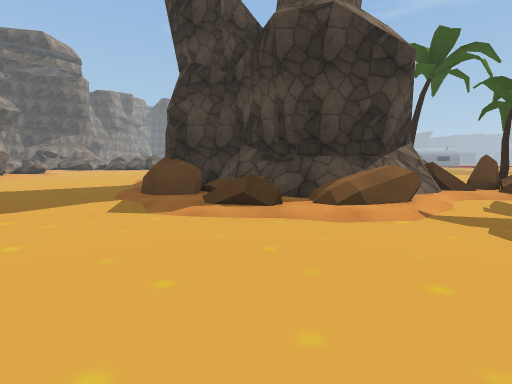
[1] (above)

24 first-person views from a walk through a scene from a Unity 3-D project. The camera is 1.4 m above the floor, tilts 6° down and sees 85° across. The floor is counted in squares, 2 m on a side. Each view is taken from the middle of a square. On the plan, view 1 faces up. The plan holds only what a view shows up to about 9 squares ahead; the rest is blank. The place goes on beyond the plan. The player character is not drawn. Some animated figures are not drawn. Some surface patterns are stand-ins.

[2]
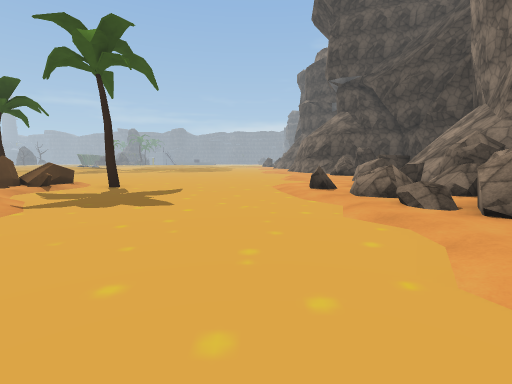

[3]
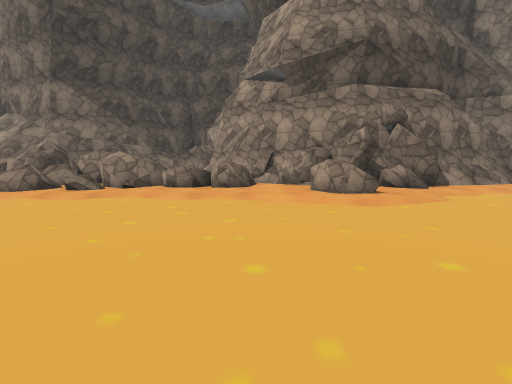

[4]
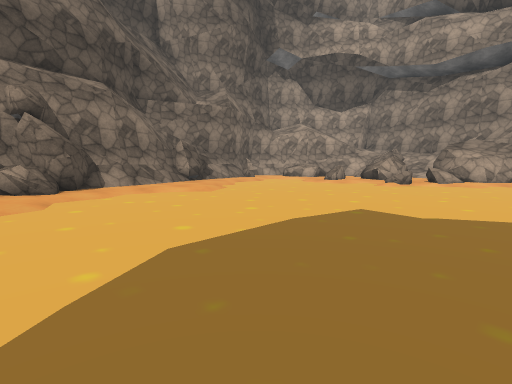

[5]
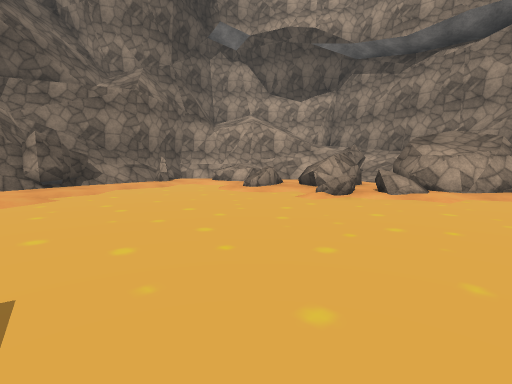

[6]
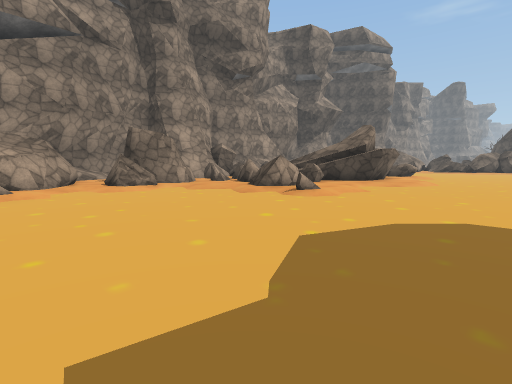

[7]
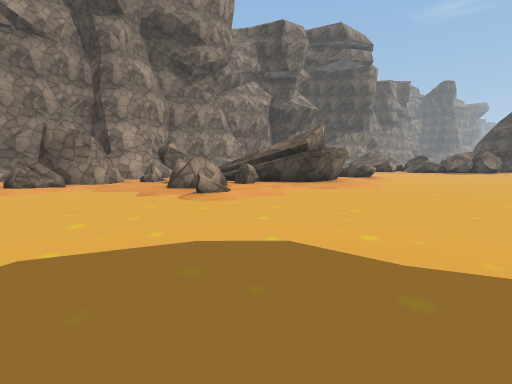

[8]
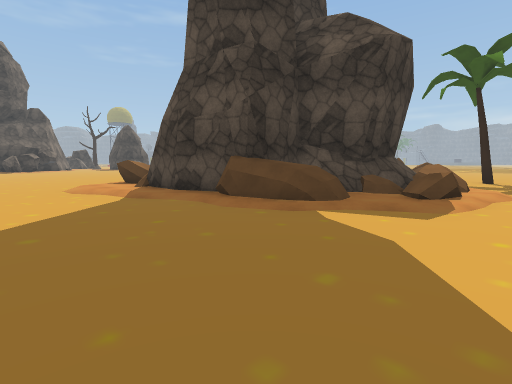

[9]
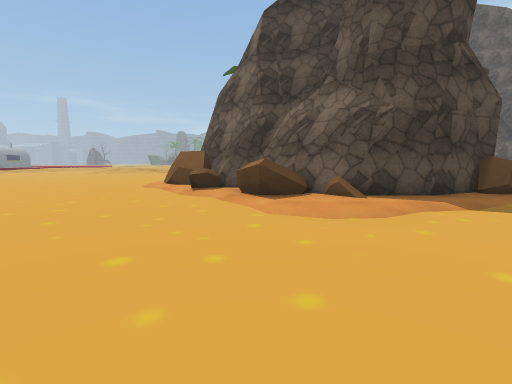

[10]
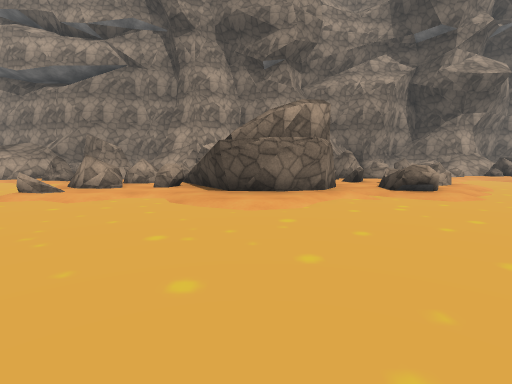

[11]
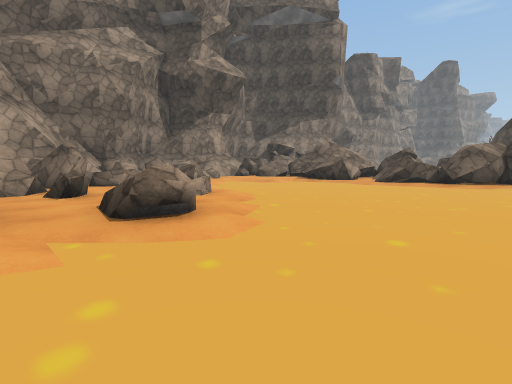

[12]
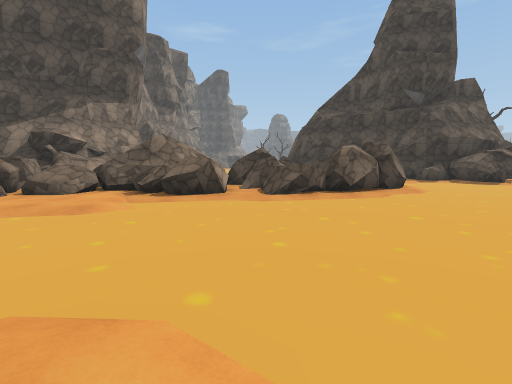

[13]
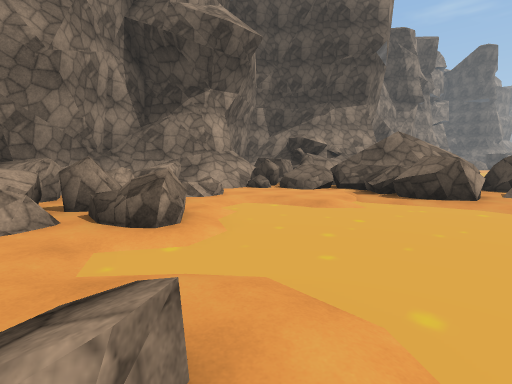

[14]
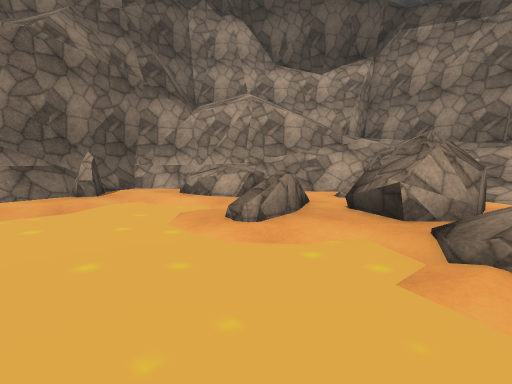

[15]
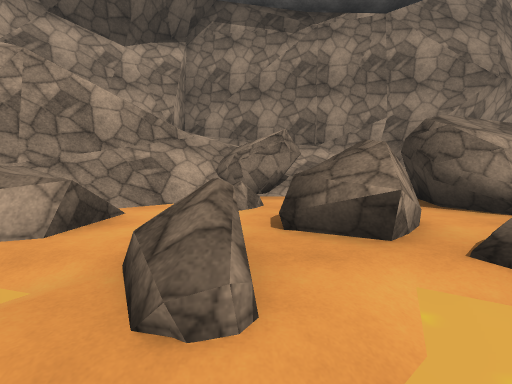

[16]
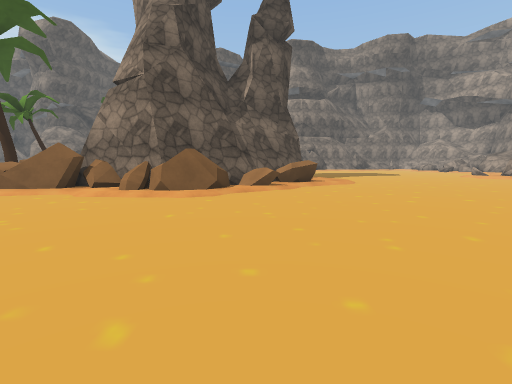

[17]
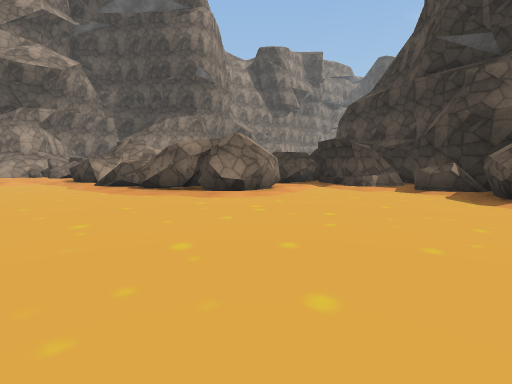

[18]
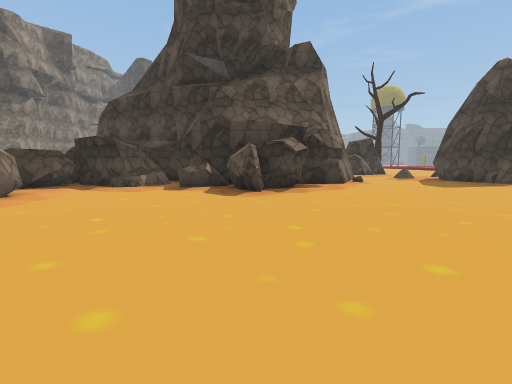

[19]
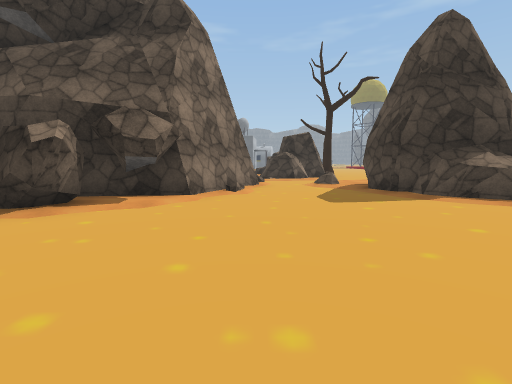

[20]
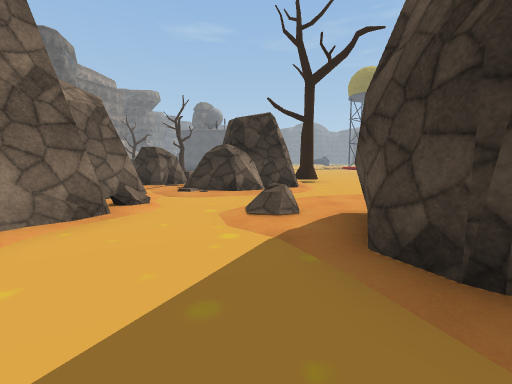

[21]
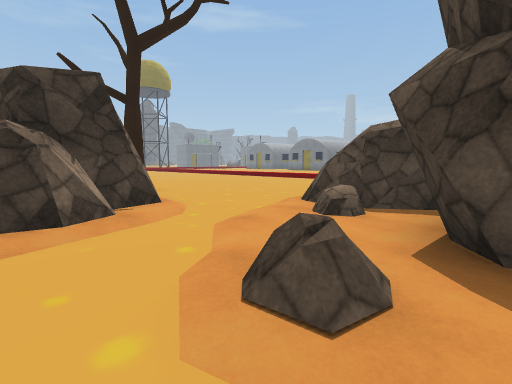

[22]
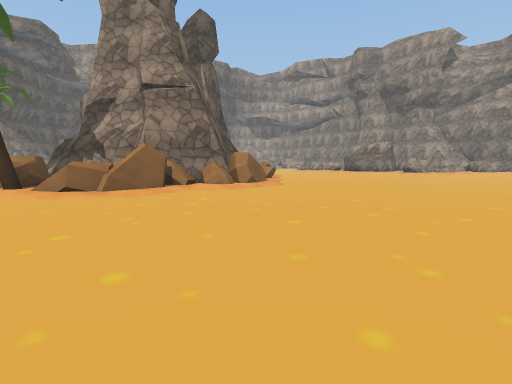

[23]
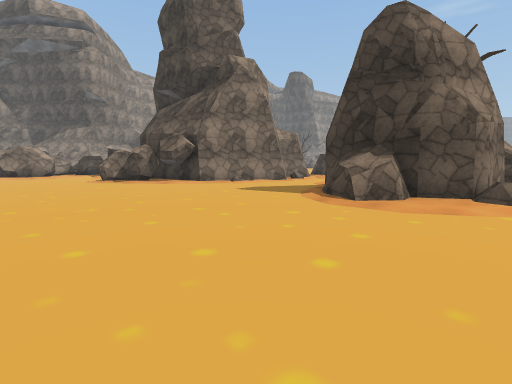

[24]
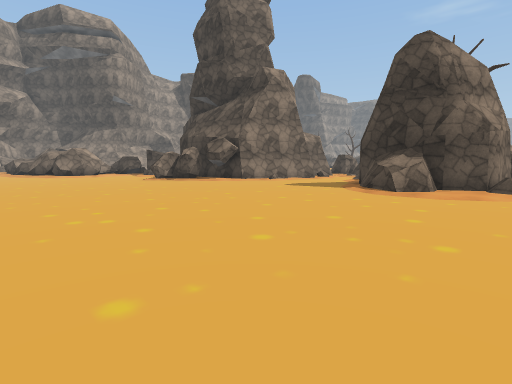

### Floor plan
Key: @ floor where view 1 was taken; # wall or solid block; x gap in a wall; . main floor; : floor 0.25 m higher than the main floor; + floor 0.75 m higher than the main floor; * floor 1.5 m higher than the main floor; / step, stairs or slope; = window, fence, low wall or low ledge; ^ raised ledge; v drop or lower ground; O other object.
Columns run from 21 left of view 1 to 7 right of it. Each row starts with its distance up from view 1.
 39                          O..
 38                    ##    ....
 37                    .#####....
 36                     #=##/....
 35                     ##//../
 34                     #/...###
 33                     ##.=.####
 32                     ##..#=##
 31                     #...## #
 30            #       ##....###+
 29            #########.....^^..
 28            ##....##..........
 27        #    :................
 26    ^   ##   #/...............
 25  ^######= ###................
 24   ##=^##/###.................
 23  /=#/:^#//...................
 22 #//:/:.......................
 21 ##:=/........................
 20 ##==/........    ............
 19 # #//=.......     ...........
 18  ^=x/=.//....    ............
 17  #:*=::=//...   .............
 16  ####:#===/..  ..............
 15    ###====...........//////..
 14      # ###........../^####==.
 13         =#/......../=## ##=/.
 12          #:......//=##   #=^O
 11        =##/......::##    ##^
 10       #=#:......./##      #
  9       #:::/....../##
  8      ##=#/........:#
  7      #://=......../###  ####
  6     ##............/^^#####==/
  5     ##/............/:##=/.=/.
  4     #/............../=#=/..O.
  3     ##/......................
  2  #####=......................
  1  #//:#=/.....................
  0 ##//:#=..............@.......
 -1 #//##:==......../://....//::
 -2 #///////...././/:==/:::=#=::
 -3 ##=#/==...////:###:/#==## =::
 -4  #=###=///:///#####=^ ###==#x
 -5  v####==//^###    ##    ####
 -6   v =#####vv
 -7     #

Where each view was taken, in squares from view 1:
view 1: 0 up, 0 right, facing up
view 2: 0 up, 2 left, facing right
view 3: 4 up, 2 left, facing down
view 4: 4 up, 5 left, facing down-left
view 5: 4 up, 9 left, facing down-left
view 6: 2 up, 8 left, facing up-left
view 7: 4 up, 7 left, facing up-left
view 8: 3 up, 6 left, facing up-right
view 9: 12 up, 8 left, facing right
view 10: 12 up, 6 left, facing left
view 11: 14 up, 9 left, facing up-left
view 12: 17 up, 13 left, facing up
view 13: 17 up, 13 left, facing up-left
view 14: 1 up, 12 left, facing down-left
view 15: 1 down, 13 left, facing left
view 16: 21 up, 1 left, facing down
view 17: 21 up, 4 left, facing up-left
view 18: 21 up, 4 left, facing up
view 19: 24 up, 0 right, facing up
view 20: 29 up, 2 right, facing up
view 21: 32 up, 1 right, facing up-right
view 22: 21 up, 7 right, facing down-left
view 23: 24 up, 7 right, facing up-left
view 24: 22 up, 7 right, facing up-left
